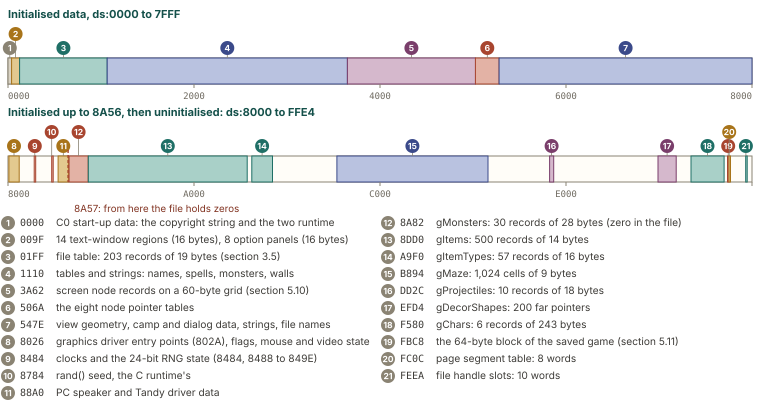

Write Python code to recreate this figure.
import sys; sys.path.insert(0, '.')
from figlib import *

c = Canvas(760, 420)
W = 744.0
X0 = 8
H = 26

legend = []

def mark(px, y, lo, hi, k, num):
    pass

def strip(y, base, size, spans, title, nstart):
    c.text(X0, y - 40, title, size=11, weight=700, color=PAL["teal"][0])
    px = lambda off: X0 + W * (off - base) / size
    c.rect(X0, y, W, H, fill=CARD, stroke=GREY, sw=1, rx=0)
    lastx, level = -99, 0
    n = nstart
    for (lo, hi, k, lab) in spans:
        x0, x1 = px(lo), px(hi + 1)
        c.rect(x0, y, max(1.5, x1 - x0), H, fill=MID[k], stroke=SOLID[k], sw=1, rx=0)
        xm = (x0 + x1) / 2
        level = (level + 1) % 2 if xm - lastx < 18 else 0
        lastx = xm
        by = y - 10 - 14 * level
        c.line(xm, y, xm, by + 7, stroke=GREY, sw=0.8)
        c.badge(xm, by, str(n), k, r=7, size=8.5)
        legend.append((n, "%04X" % lo, lab))
        n += 1
    for off in range(0, size + 1, 0x2000):
        x = px(base + off)
        c.line(x, y + H, x, y + H + 4, stroke=GREY)
        c.text(x, y + H + 15, "%04X" % (base + off) if base + off <= 0xFFFF else "", size=9, color=MUTED, anchor=("start" if off == 0 else ("end" if off == size else "middle")), mono=True)
    return px, n

s1 = [
    (0x0000, 0x009E, "grey", "C0 start-up data: the copyright string and the two runtime messages"),
    (0x009F, 0x01FE, "ochre", "14 text-window regions (16 bytes), 8 option panels (16 bytes)"),
    (0x01FF, 0x110F, "teal", "file table: 203 records of 19 bytes (section 3.5)"),
    (0x1110, 0x3A61, "navy", "tables and strings: names, spells, monsters, walls"),
    (0x3A62, 0x5069, "plum", "screen node records on a 60-byte grid (section 5.10)"),
    (0x506A, 0x547D, "red", "the eight node pointer tables"),
    (0x547E, 0x7FFF, "navy", "view geometry, camp and dialog data, strings, file names"),
]
px1, n = strip(58, 0, 0x8000, s1, "Initialised data, ds:0000 to 7FFF", 1)
s2 = [
    (0x8026, 0x81EA, "ochre", "graphics driver entry points (802A), flags, mouse and video state"),
    (0x8484, 0x84B4, "red", "clocks and the 24-bit RNG state (8484, 8488 to 849E)"),
    (0x8784, 0x8787, "red", "rand() seed, the C runtime's"),
    (0x88A0, 0x8A66, "ochre", "PC speaker and Tandy driver data"),
    (0x8A82, 0x8DC9, "red", "gMonsters: 30 records of 28 bytes (zero in the file)"),
    (0x8DD0, 0xA927, "teal", "gItems: 500 records of 14 bytes"),
    (0xA9F0, 0xAD7F, "teal", "gItemTypes: 57 records of 16 bytes"),
    (0xB894, 0xD293, "navy", "gMaze: 1,024 cells of 9 bytes"),
    (0xDD2C, 0xDDDF, "plum", "gProjectiles: 10 records of 18 bytes"),
    (0xEFD4, 0xF2F3, "plum", "gDecorShapes: 200 far pointers"),
    (0xF580, 0xFB31, "teal", "gChars: 6 records of 243 bytes"),
    (0xFBC8, 0xFC07, "red", "the 64-byte block of the saved game (section 5.11)"),
    (0xFC0C, 0xFC1B, "ochre", "page segment table: 8 words"),
    (0xFEEA, 0xFEFD, "teal", "file handle slots: 10 words"),
]
y2 = 156
px2, n = strip(y2, 0x8000, 0x8000, s2, "Initialised up to 8A56, then uninitialised: ds:8000 to FFE4", n)
bx = px2(0x8A57)
c.line(bx, y2 - 6, bx, y2 + H, stroke=SOLID["red"], sw=1.4, dash="3 2")
c.text(bx + 6, y2 + H + 30, "8A57: from here the file holds zeros", size=9.8, color=PAL["red"][0])
# legend in two columns
ly = 226
col = [legend[:11], legend[11:]]
for ci, items in enumerate(col):
    x = ci * 380
    for i, (num, off, lab) in enumerate(items):
        y = ly + i * 17
        c.badge(x + 8, y - 3, str(num), "grey", r=7, size=8.5)
        c.text(x + 20, y, off, size=10, color=INK2, mono=True)
        for t in wrap(lab, 316, 10.2)[:1]:
            c.text(x + 56, y, t, size=10.2, color=INK2)
c.h = ly + 11 * 17 + 4
c.save("figs/arc_dgroup.svg")
